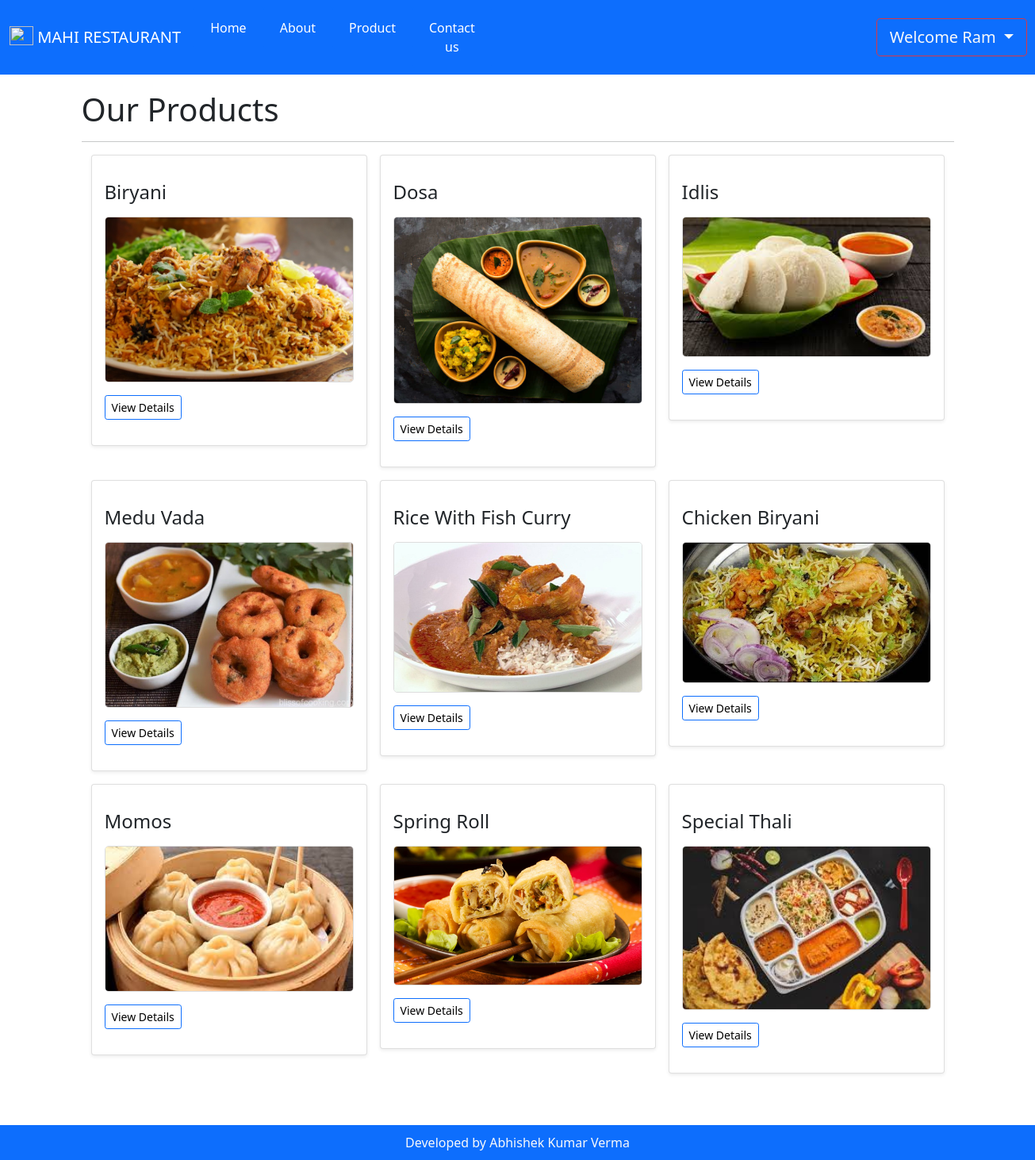
Page /product (signed in) on the committed database.
### home/models.py (models this page shows, shortened)
class Add_product(models.Model):
    name = models.CharField(max_length=122)
    img = models.FileField(upload_to="uploads/")
    price = models.FloatField()

### home/views.py (the view)
# urls.py: path("product",views.product,name='product'),
def product(request):
    Add_products = Add_product.objects.all()
    return render(request,'product.html',{'Add_products': Add_products})

### template/product.html (shortened to what this page needs)
{% extends 'base.html' %}
{% block body %}
<div class="container mysection">
  <h1>Our Products</h1>
  <hr>
  <div class="container">
    <div class="row row-cols-1 row-cols-sm-2 row-cols-md-3 g-3">
  {% for Add_product in Add_products %}
      <div class="col">
        <div class="card shadow-sm">
          <div class="card-body">
            <p class="text"> <h4>{{Add_product.name}}</h4>  </p>
            {% if user.is_authenticated %}
           <a style ="text-decoration: none; color : black"   href="/view/{{Add_product.id}}"><img height="60px" src="{{Add_product.img.url}}" class="d-block w-100" alt="..."></a>
            <div class="d-flex justify-content-between align-items-center">
              <div class="btn-group">
                <button type="button" class="btn btn-sm btn-outline-primary my-3"> <a style ="text-decoration: none; color : black"   href="/view/{{Add_product.id}}">View Details</a></button>
              </div>
            </div>
            {% endif %}
          </div>
        </div>
      </div>
    {% endfor %}
    </div>
  </div>
</div>
  {% endblock body %}

### template/base.html (shortened to what this page needs)
<!doctype html>
<html lang="en">
<head>
  <link rel="stylesheet" href="https://cdnjs.cloudflare.com/ajax/libs/font-awesome/4.7.0/css/font-awesome.min.css">
  <link href="https://cdn.jsdelivr.net/npm/bootstrap@5.1.1/dist/css/bootstrap.min.css" rel="stylesheet"
>
</head>
<body>
  <nav class="navbar navbar-expand-lg navbar-dark bg-primary">
    <div class="container-fluid">
      <a class="navbar-brand" href="/">
        <img
          src="https://images.template.net/wp-content/uploads/2017/01/24173735/Food-Business-Service-Logo.jpg?width=600"
          alt="" width="30" height="24" class="d-inline-block align-text-top">
        MAHI RESTAURANT
      </a>
      <div class="collapse navbar-collapse" id="navbarSupportedContent">
        <ul class="navbar-nav me-auto mb-2 mb-lg-0">
          <li class="nav-item">
            <button type="button" class="btn btn-primary navbar-btn"> <a style="color:white" class="nav-link "
                aria-current="page" href="/">Home</a> </button>
          </li>
          <li class="nav-item">
            <button type="button" class="btn btn-primary navbar-btn"><a style="color:white" class="nav-link"
                href="/about">About</a></button>
          </li>
          <li class="nav-item ">
            <button type="button" class="btn btn-primary navbar-btn"><a style="color:white" class="nav-link"
                href="/product">Product</a> </button>
          </li>
          <li class="nav-item ">
            <button type="button" class="btn btn-primary navbar-btn"> <a style="color:white" class="nav-link "
                href="/Contact">Contact us</a> </button>
          </li>
          <li class="nav-item ">
            {% if user.is_authenticated %}
          <li style = "margin-left:485px" class="nav-item dropdown my-auto ">
            <a class=" btn btn-outline-danger btn-lg dropdown-toggle text-light " href="#" id="navbarDropdown" role="button "
              data-bs-toggle="dropdown" aria-expanded="false">
              Welcome {{request.user.first_name}} </a>
          </li>
          {% endif %}
          </li>
        </ul>
      </div>
    </div>
  </nav>
  {% block body %}{% endblock body %}
  <footer class="text-center bg-primary text-light ">
    Developed by Abhishek Kumar Verma
  </footer>
</body>
</html>

### template/base.html (style rules this page uses)
.mysection { margin: 10px; padding: 20px; margin: auto; }
footer { position: relative; padding: 10px; margin-top: 45px; }
.d-block { margin-left: auto; margin-right: auto; border: 1px solid #ddd; border-radius: 5px; display: block; height: 45%; width: 100%; }

### rows in the picture
Add_product: name "Biryani", img (picture)
Add_product: name "Dosa", img (picture)
Add_product: name "Idlis", img (picture)
Add_product: name "Medu Vada", img (picture)
Add_product: name "Rice With Fish Curry", img (picture)
Add_product: name "Chicken Biryani", img (picture)
Add_product: name "Momos", img (picture)
Add_product: name "Spring Roll", img (picture)
Add_product: name "Special Thali", img (picture)

### other values in the picture
{{ request.user.first_name }} "Ram"
